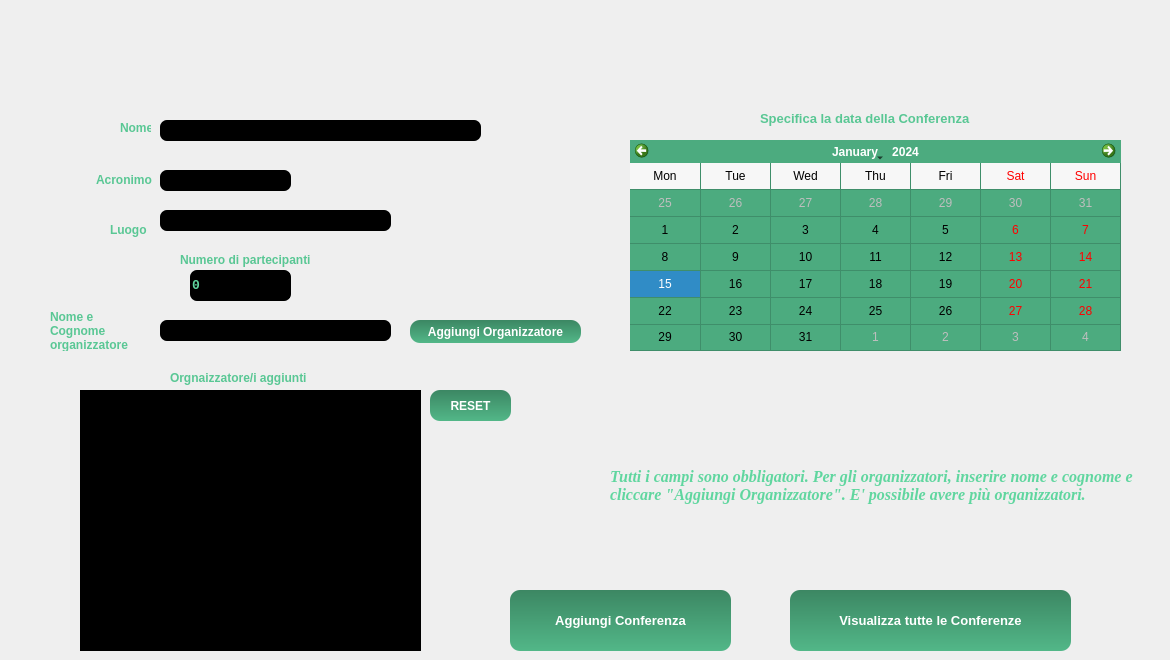
    <widget class="QWidget" name="paginaInsConferenza">
     <widget class="QLabel" name="label_19">
      <property name="geometry">
       <rect>
        <x>120</x>
        <y>120</y>
        <width>31</width>
        <height>16</height>
       </rect>
      </property>
      <property name="font">
       <font>
        <family>Tahoma</family>
        <weight>75</weight>
        <bold>true</bold>
       </font>
      </property>
      <property name="styleSheet">
       <string notr="true">color: rgb(89, 199, 148);</string>
      </property>
      <property name="text">
       <string>Nome</string>
      </property>
     </widget>
     <widget class="QLabel" name="label_20">
      <property name="geometry">
       <rect>
        <x>96</x>
        <y>170</y>
        <width>61</width>
        <height>20</height>
       </rect>
      </property>
      <property name="font">
       <font>
        <family>Tahoma</family>
        <weight>75</weight>
        <bold>true</bold>
       </font>
      </property>
      <property name="styleSheet">
       <string notr="true">color: rgb(89, 199, 148);</string>
      </property>
      <property name="text">
       <string>Acronimo</string>
      </property>
     </widget>
     <widget class="QCalendarWidget" name="calendarWidgetConferenza">
      <property name="geometry">
       <rect>
        <x>630</x>
        <y>140</y>
        <width>491</width>
        <height>211</height>
       </rect>
      </property>
      <property name="font">
       <font>
        <weight>50</weight>
        <bold>false</bold>
       </font>
      </property>
      <property name="styleSheet">
       <string notr="true">background-color: rgb(76, 171, 127);</string>
      </property>
      <property name="maximumDate">
       <date>
        <year>2200</year>
        <month>12</month>
        <day>31</day>
       </date>
      </property>
      <property name="gridVisible">
       <bool>true</bool>
      </property>
      <property name="verticalHeaderFormat">
       <enum>QCalendarWidget::NoVerticalHeader</enum>
      </property>
      <property name="navigationBarVisible">
       <bool>true</bool>
      </property>
      <property name="dateEditEnabled">
       <bool>true</bool>
      </property>
     </widget>
     <widget class="QLabel" name="label_21">
      <property name="geometry">
       <rect>
        <x>760</x>
        <y>110</y>
        <width>231</width>
        <height>16</height>
       </rect>
      </property>
      <property name="font">
       <font>
        <family>Tahoma</family>
        <pointsize>10</pointsize>
        <weight>75</weight>
        <bold>true</bold>
       </font>
      </property>
      <property name="styleSheet">
       <string notr="true">color: rgb(89, 199, 148);</string>
      </property>
      <property name="text">
       <string>Specifica la data della Conferenza</string>
      </property>
     </widget>
     <widget class="QLabel" name="label_22">
      <property name="geometry">
       <rect>
        <x>110</x>
        <y>220</y>
        <width>41</width>
        <height>20</height>
       </rect>
      </property>
      <property name="font">
       <font>
        <family>Tahoma</family>
        <weight>75</weight>
        <bold>true</bold>
       </font>
      </property>
      <property name="styleSheet">
       <string notr="true">color: rgb(89, 199, 148);</string>
      </property>
      <property name="text">
       <string>Luogo</string>
      </property>
     </widget>
     <widget class="QLabel" name="label_23">
      <property name="geometry">
       <rect>
        <x>180</x>
        <y>250</y>
        <width>141</width>
        <height>20</height>
       </rect>
      </property>
      <property name="font">
       <font>
        <family>Tahoma</family>
        <weight>75</weight>
        <bold>true</bold>
       </font>
      </property>
      <property name="styleSheet">
       <string notr="true">color: rgb(89, 199, 148);</string>
      </property>
      <property name="text">
       <string>Numero di partecipanti</string>
      </property>
     </widget>
     <widget class="QListWidget" name="organizzatoriInseriti">
      <property name="geometry">
       <rect>
        <x>80</x>
        <y>390</y>
        <width>341</width>
        <height>261</height>
       </rect>
      </property>
      <property name="font">
       <font>
        <family>Tahoma</family>
        <pointsize>8</pointsize>
        <weight>75</weight>
        <bold>true</bold>
       </font>
      </property>
      <property name="styleSheet">
       <string notr="true">QListWidget{
background-color: rgb(0, 0, 0);
color: rgb(96, 214, 159);
}

  QListWidget::item:selected {
   background-color: rgb(96, 214, 159);
 }
</string>
      </property>
     </widget>
     <widget class="QLabel" name="label_24">
      <property name="geometry">
       <rect>
        <x>170</x>
        <y>370</y>
        <width>161</width>
        <height>16</height>
       </rect>
      </property>
      <property name="font">
       <font>
        <family>Tahoma</family>
        <pointsize>9</pointsize>
        <weight>75</weight>
        <bold>true</bold>
       </font>
      </property>
      <property name="styleSheet">
       <string notr="true">color: rgb(89, 199, 148);</string>
      </property>
      <property name="text">
       <string>Orgnaizzatore/i aggiunti</string>
      </property>
     </widget>
     <widget class="QPushButton" name="bottoneAggiungiOrganizzatore">
      <property name="geometry">
       <rect>
        <x>410</x>
        <y>320</y>
        <width>171</width>
        <height>23</height>
       </rect>
      </property>
      <property name="font">
       <font>
        <family>Tahoma</family>
        <weight>75</weight>
        <bold>true</bold>
       </font>
      </property>
      <property name="styleSheet">
       <string notr="true">QPushButton{
	background-color: qlineargradient(spread:pad, x1:1, y1:0, x2:1, y2:1, stop:0 rgba(60, 135, 99, 255), stop:1 rgba(82, 183, 136, 255));
	color: rgb(255, 255, 255);
	border-radius: 10px;
}

QPushButton:hover{
	background-color: rgb(60, 134, 99);
}
QPushButton:pressed {
	background-color: rgb(43, 97, 72);
}
</string>
      </property>
      <property name="text">
       <string>Aggiungi Organizzatore</string>
      </property>
     </widget>
     <widget class="QLineEdit" name="campoOrganizzatore">
      <property name="geometry">
       <rect>
        <x>160</x>
        <y>320</y>
        <width>231</width>
        <height>21</height>
       </rect>
      </property>
      <property name="font">
       <font>
        <family>Tahoma</family>
        <pointsize>8</pointsize>
        <weight>75</weight>
        <bold>true</bold>
       </font>
      </property>
      <property name="styleSheet">
       <string notr="true">
	color: rgb(96, 214, 159);
	border-radius: 7px;
	background-color: rgb(0, 0, 0);
	color: rgb(103, 231, 171);

</string>
      </property>
     </widget>
     <widget class="QLabel" name="label_25">
      <property name="geometry">
       <rect>
        <x>50</x>
        <y>310</y>
        <width>101</width>
        <height>41</height>
       </rect>
      </property>
      <property name="font">
       <font>
        <family>Tahoma</family>
        <weight>75</weight>
        <bold>true</bold>
       </font>
      </property>
      <property name="styleSheet">
       <string notr="true">color: rgb(89, 199, 148);</string>
      </property>
      <property name="text">
       <string>Nome e Cognome organizzatore</string>
      </property>
      <property name="wordWrap">
       <bool>true</bool>
      </property>
     </widget>
     <widget class="QPushButton" name="bottoneAggiungiConferenza">
      <property name="geometry">
       <rect>
        <x>510</x>
        <y>590</y>
        <width>221</width>
        <height>61</height>
       </rect>
      </property>
      <property name="font">
       <font>
        <family>Tahoma</family>
        <pointsize>10</pointsize>
        <weight>75</weight>
        <bold>true</bold>
       </font>
      </property>
      <property name="styleSheet">
       <string notr="true">QPushButton{
	background-color: qlineargradient(spread:pad, x1:1, y1:0, x2:1, y2:1, stop:0 rgba(60, 135, 99, 255), stop:1 rgba(82, 183, 136, 255));
	color: rgb(255, 255, 255);
	border-radius: 10px;
}

QPushButton:hover{
	background-color: rgb(60, 134, 99);
}
QPushButton:pressed {
	background-color: rgb(43, 97, 72);
}
</string>
      </property>
      <property name="text">
       <string>Aggiungi Conferenza</string>
      </property>
     </widget>
     <widget class="QSpinBox" name="spinBoxNumeroPartecipanti">
      <property name="geometry">
       <rect>
        <x>190</x>
        <y>270</y>
        <width>101</width>
        <height>31</height>
       </rect>
      </property>
      <property name="font">
       <font>
        <family>Consolas</family>
        <pointsize>10</pointsize>
        <weight>75</weight>
        <bold>true</bold>
       </font>
      </property>
      <property name="styleSheet">
       <string notr="true">background-color: rgb(0, 0, 0);
color: rgb(96, 214, 159);
border-radius: 7px;
</string>
      </property>
     </widget>
     <widget class="QLineEdit" name="campoLuogo">
      <property name="geometry">
       <rect>
        <x>160</x>
        <y>210</y>
        <width>231</width>
        <height>21</height>
       </rect>
      </property>
      <property name="font">
       <font>
        <family>Tahoma</family>
        <pointsize>8</pointsize>
        <weight>75</weight>
        <bold>true</bold>
       </font>
      </property>
      <property name="styleSheet">
       <string notr="true">
	color: rgb(96, 214, 159);
	border-radius: 7px;
	background-color: rgb(0, 0, 0);
	color: rgb(103, 231, 171);

</string>
      </property>
     </widget>
     <widget class="QLineEdit" name="campoAcronimo">
      <property name="geometry">
       <rect>
        <x>160</x>
        <y>170</y>
        <width>131</width>
        <height>21</height>
       </rect>
      </property>
      <property name="font">
       <font>
        <family>Tahoma</family>
        <pointsize>8</pointsize>
        <weight>75</weight>
        <bold>true</bold>
       </font>
      </property>
      <property name="styleSheet">
       <string notr="true">
	color: rgb(96, 214, 159);
	border-radius: 7px;
	background-color: rgb(0, 0, 0);
	color: rgb(103, 231, 171);

</string>
      </property>
     </widget>
     <widget class="QLineEdit" name="campoNomeConferenza">
      <property name="geometry">
       <rect>
        <x>160</x>
        <y>120</y>
        <width>321</width>
        <height>21</height>
       </rect>
      </property>
      <property name="font">
       <font>
        <family>Tahoma</family>
        <pointsize>8</pointsize>
        <weight>75</weight>
        <bold>true</bold>
       </font>
      </property>
      <property name="styleSheet">
       <string notr="true">
	color: rgb(96, 214, 159);
	border-radius: 7px;
	background-color: rgb(0, 0, 0);
	color: rgb(103, 231, 171);

</string>
      </property>
     </widget>
     <widget class="QPushButton" name="bottoneVisualizzaConferenze">
      <property name="geometry">
       <rect>
        <x>790</x>
        <y>590</y>
        <width>281</width>
        <height>61</height>
       </rect>
      </property>
      <property name="font">
       <font>
        <family>Tahoma</family>
        <pointsize>10</pointsize>
        <weight>75</weight>
        <bold>true</bold>
       </font>
      </property>
      <property name="styleSheet">
       <string notr="true">QPushButton{
	background-color: qlineargradient(spread:pad, x1:1, y1:0, x2:1, y2:1, stop:0 rgba(60, 135, 99, 255), stop:1 rgba(82, 183, 136, 255));
	color: rgb(255, 255, 255);
	border-radius: 10px;
}

QPushButton:hover{
	background-color: rgb(60, 134, 99);
}
QPushButton:pressed {
	background-color: rgb(43, 97, 72);
}
</string>
      </property>
      <property name="text">
       <string>Visualizza tutte le Conferenze</string>
      </property>
     </widget>
     <widget class="QLabel" name="label_40">
      <property name="geometry">
       <rect>
        <x>610</x>
        <y>430</y>
        <width>551</width>
        <height>111</height>
       </rect>
      </property>
      <property name="font">
       <font>
        <family>Times New Roman</family>
        <pointsize>12</pointsize>
        <weight>75</weight>
        <italic>true</italic>
        <bold>true</bold>
       </font>
      </property>
      <property name="styleSheet">
       <string notr="true">color: rgb(96, 214, 159);
</string>
      </property>
      <property name="text">
       <string>Tutti i campi sono obbligatori. Per gli organizzatori, inserire nome e cognome e cliccare &quot;Aggiungi Organizzatore&quot;. E' possibile avere più organizzatori.</string>
      </property>
      <property name="wordWrap">
       <bool>true</bool>
      </property>
     </widget>
     <widget class="QPushButton" name="bottoneResetConferenza">
      <property name="geometry">
       <rect>
        <x>430</x>
        <y>390</y>
        <width>81</width>
        <height>31</height>
       </rect>
      </property>
      <property name="font">
       <font>
        <family>Tahoma</family>
        <pointsize>9</pointsize>
        <weight>75</weight>
        <italic>false</italic>
        <bold>true</bold>
       </font>
      </property>
      <property name="styleSheet">
       <string notr="true">QPushButton{
	background-color: qlineargradient(spread:pad, x1:1, y1:0, x2:1, y2:1, stop:0 rgba(60, 135, 99, 255), stop:1 rgba(82, 183, 136, 255));
	color: rgb(255, 255, 255);
	border-radius: 10px;
}

QPushButton:hover{
	background-color: rgb(60, 134, 99);
}
QPushButton:pressed {
	background-color: rgb(43, 97, 72);
}
</string>
      </property>
      <property name="text">
       <string>RESET</string>
      </property>
     </widget>
    </widget>
